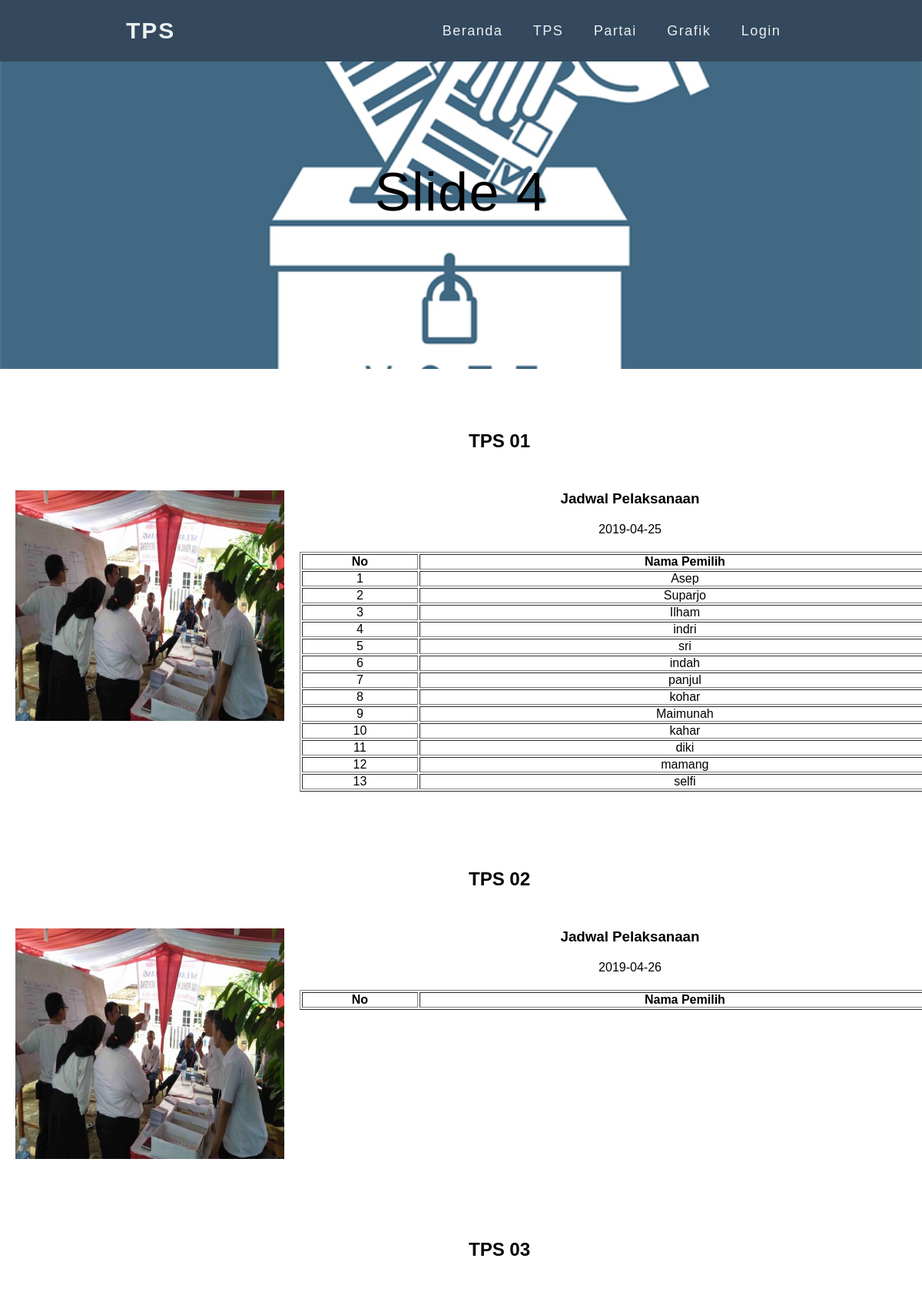
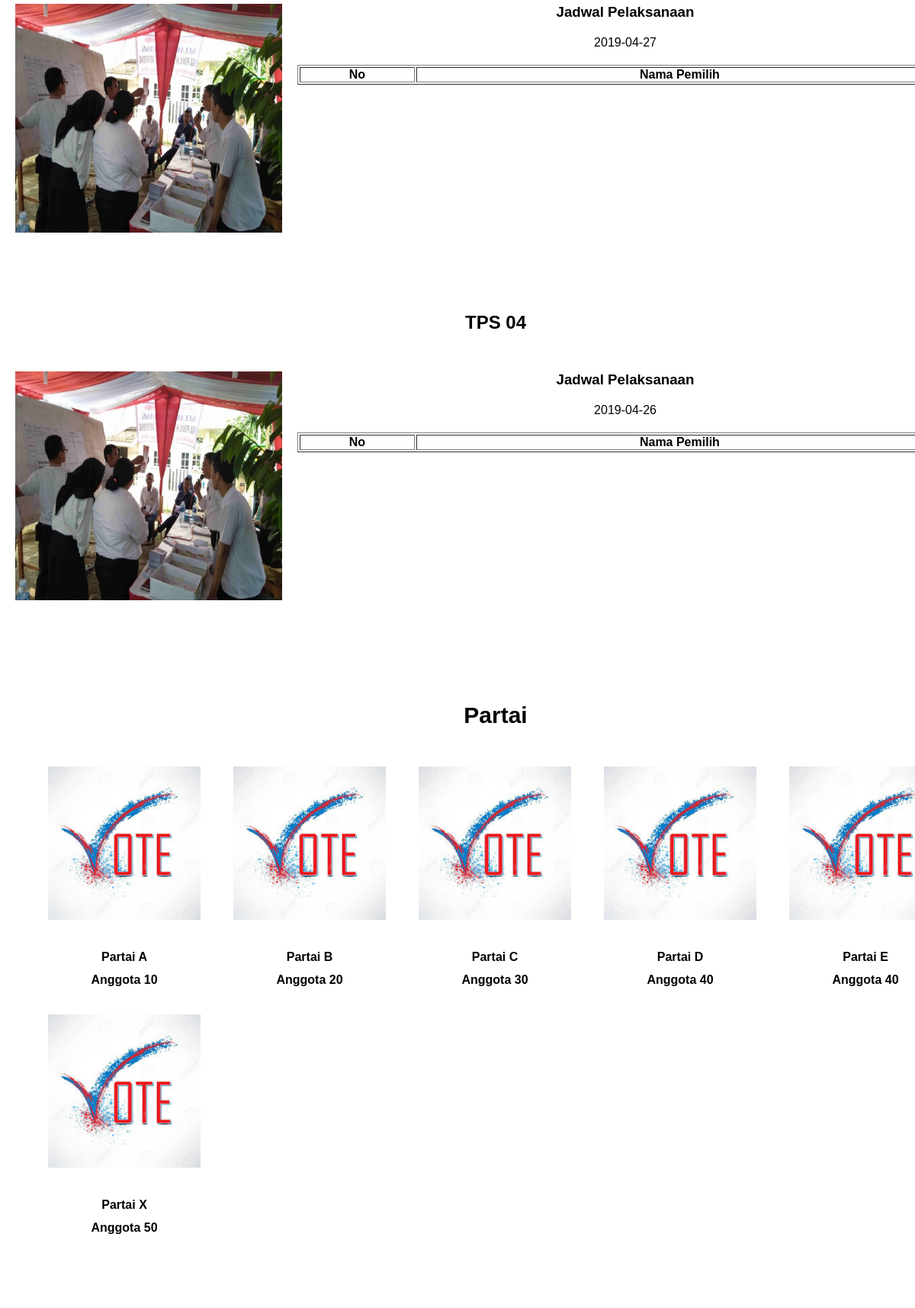
The page / (upper part) on the database its author committed (2 pictures, top to bottom).
### tables this page shows
CREATE TABLE `tps` (
  `IDTps` char(5) NOT NULL,
  `KategoriTPS` varchar(20) NOT NULL,
  `JadwalPelaksanaan` date NOT NULL,
  `JumlahPemilih` int(11) NOT NULL,
  `JumlahSaksi` int(11) NOT NULL
);

CREATE TABLE `pemilih` (
  `IDPemilih` char(5) NOT NULL,
  `NamaLengkap` varchar(50) NOT NULL,
  `NIP` char(30) NOT NULL,
  `JenisKelamin` enum('Laki - Laki','Perempuan') NOT NULL,
  `IDTps` char(5) NOT NULL
);

CREATE TABLE `partai` (
  `IDPartai` char(5) NOT NULL,
  `NamaPartai` varchar(50) NOT NULL,
  `JumlahAnggota` int(11) NOT NULL
);

### index.php (the view, shortened to what this page needs)
<?php
include "koneksi/koneksi.php";
?>
<!DOCTYPE HTML>
<html>
    <head>
        <link rel="stylesheet" type="text/css" href="assets/css/tampilan.css">
    </head>
    <body>
        <div class="wrapper">
            <div class="navbar">
                <nav>
                    <div class="logo">TPS</div>
                    <ul class="nav-links">
                        <li><a href="index.php">Beranda</a></li>
                        <li><a href="#tps">TPS</a></li>
                        <li><a href="#partai">Partai</a></li>
                        <li><a href="#grafik">Grafik</a></li>
                        <li><a href="login.php">Login</a></li>
                    </ul>
                </nav>
            </div>
            <div class="slideshow">
                <div class="slider">
                    <div class="slide"><p>Slide 1</p></div>
                    <div class="slide"><p>Slide 2</p></div>
                    <div class="slide"><p>Slide 3</p></div>
                    <div class="slide"><p>Slide 4</p></div>
                </div>
            </div>
            <div class="content">
                <div class="box-posisi">
                    <div class="box-tps">
                        <?php
                        $mysql = mysqli_query($koneksi, "SELECT * FROM tps") or die ("query error");
                        while($data = mysqli_fetch_array($mysql)){
                            $IDTPS = $data['IDTps'];
                        ?>
                        <h2><?= $data['KategoriTPS']; ?></h2>
                        <div class="box-1" id="tps">
                            <div class="gambar">
                                <img src="images/img20190417134555-min-42a512f6f0e15655727b53982aa32b6b_600x400.jpg">
                            </div>
                            <div class="table-informasi">
                                <h3>Jadwal Pelaksanaan</h3>
                                <p><?= $data['JadwalPelaksanaan']; ?></p>
                            </div>
                            <div class="table">
                                <table border="1" width="100%">
                                    <thead>
                                        <tr>
                                            <th>No</th>
                                            <th>Nama Pemilih</th>
                                        </tr>
                                    </thead>
                                    <?php
                                    $no = 0;
                                    $query = mysqli_query($koneksi, "SELECT * FROM pemilih WHERE IDTps = '$IDTPS'");
                                    while($data = mysqli_fetch_array($query)){
                                        $no++;
                                    ?>
                                    <tbody>
                                        <tr>
                                            <td><center><?= $no; ?></center></td>
                                            <td><center><?= $data['NamaLengkap']; ?></center></td>
                                        </tr>
                                    </tbody>
                                    <?php } ?>
                                </table>
                            </div>
                        </div>
                        <?php } ?>
                    </div>
                </div>
                <div class="box-posisi">
                    <div class="box-partai">
                        <div class="partai" id="partai">Partai</div>
                        <?php
                        $partai = mysqli_query($koneksi, "SELECT * FROM partai") or die ("query error");
                        while($data = mysqli_fetch_array($partai)){
                        ?>
                        <div class="list-partai" >
                            <div class="gambar-1">
                                <img src="images/vote1.jpg">
                            </div>
                            <div class="nama-partai">
                                <p>Partai <?= $data['NamaPartai']; ?></P>
                                <p>Anggota <?= $data['JumlahAnggota']; ?></p>
                            </div>
                        </div>
                        <?php } ?>
                    </div>
                </div>
                <div class="box-posisi">
                    <h2 id="grafik">Grafik Suara</h2>
                </div>
            </div>
        </div>
    </body>
</html>

### assets/css/tampilan.css (style rules this page uses)
* { margin:0; padding:0; -webkit-box-sizing:border-box; box-sizing:border-box; scroll-behavior: smooth; }
html, body { width:100%; height:100%; }
body { font-family:arial; }
.wrapper { width:100%; height:5000px; overflow:hidden; }
.navbar { background-color:#34495e; width:100%; height:80px; }
nav { display:flex; width:100%; height:80px; justify-content:space-around; align-items:center; }
.logo { font-size:30px; font-weight:bold; color:#ecf0f1; letter-spacing:2px; }
.nav-links { display:flex; justify-content:space-around; width:40%; align-items:center; }
.nav-links li { list-style:none; }
.nav-links a { text-decoration:none; color:#ecf0f1; font-size:18px; letter-spacing:1.5px; }
.slideshow { background-color:#dcdcdc; width:100%; height:50vh; }
.slider { display:block; width:100%; height:50vh; background-color:#ecf0f1; position:absolute; overflow:hidden; }
.slider > * { display:block; width:100%; height:100%; background-color:#dcdcdc; position:absolute; animation:slide 12s infinite; overflow:hidden; }
.slider p { text-align:center; padding-top:130px; font-size:70px; letter-spacing:1.5px; }
.slide:nth-child(1) { left:0%; animation-delay:-1s; background-image:url('images/bantenlogo.png'); background-size:cover; background-position:center; }
.slide:nth-child(2) { animation-delay:2s; background-image:url('images/logo-bank-indonesia.jpg'); background-size:cover; background-position:center; }
.slide:nth-child(3) { animation-delay:5s; background-image:url('images/people.jpg'); background-size:cover; background-position:center; }
.slide:nth-child(4) { left:0%; animation-delay:8s; background-image:url("images/suararakyat.png"); background-size:cover; background-position:center; }
.box-posisi { margin:0 auto; width:1300px; margin-top:30px; overflow: hidden; }
.box-tps h2 { text-align:center; padding-top:50px; padding-bottom:50px; }
.box-1 { margin-left:20px; margin-right:20px; overflow: hidden; margin-bottom:50px; }
.gambar { float: left; }
.gambar img { width:350px; height:300px; }
.table-informasi { float:left; margin-left:25px; width:850px; }
.table-informasi h3 { text-align:center; padding-bottom:20px; }
.table-informasi p { text-align:center; padding-bottom:20px; }
.table { margin-left:20px; width:850px; float: left; }
.box-partai { margin-left:20px; margin-right:20px; }
.partai { text-align:center; padding-top:50px; padding-bottom:50px; font-size:30px; font-weight:bold; }
.gambar-1 img { width:200px; }
.list-partai { width:200px; float: left; margin-left:43px; }
.nama-partai { text-align:center; font-weight:bold; padding-top:30px; padding-bottom:30px; line-height:30px; }
.box-posisi h2 { text-align:center; padding-top:50px; padding-bottom:50px; }

### rows shown on the page
tps: KategoriTPS "TPS 01", JadwalPelaksanaan "2019-04-25"
pemilih: NamaLengkap "Asep"
pemilih: NamaLengkap "Suparjo"
pemilih: NamaLengkap "Ilham"
pemilih: NamaLengkap "indri"
pemilih: NamaLengkap "sri"
pemilih: NamaLengkap "indah"
pemilih: NamaLengkap "panjul"
pemilih: NamaLengkap "kohar"
pemilih: NamaLengkap "Maimunah"
pemilih: NamaLengkap "kahar"
pemilih: NamaLengkap "diki"
pemilih: NamaLengkap "mamang"
pemilih: NamaLengkap "selfi"
tps: KategoriTPS "TPS 02", JadwalPelaksanaan "2019-04-26"
tps: KategoriTPS "TPS 03", JadwalPelaksanaan "2019-04-27"
tps: KategoriTPS "TPS 04", JadwalPelaksanaan "2019-04-26"
partai: NamaPartai "A", JumlahAnggota "10"
partai: NamaPartai "B", JumlahAnggota "20"
partai: NamaPartai "C", JumlahAnggota "30"
partai: NamaPartai "D", JumlahAnggota "40"
partai: NamaPartai "E", JumlahAnggota "40"
partai: NamaPartai "X", JumlahAnggota "50"
